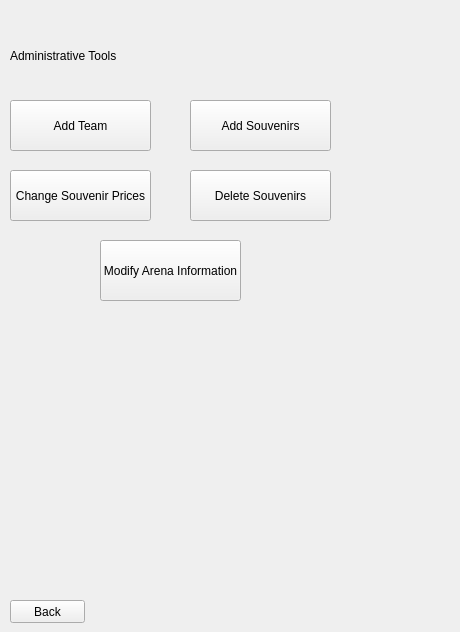
    <widget class="QWidget" name="page_2">
     <widget class="QPushButton" name="adminBackPushButton">
      <property name="geometry">
       <rect>
        <x>10</x>
        <y>600</y>
        <width>75</width>
        <height>23</height>
       </rect>
      </property>
      <property name="text">
       <string>Back</string>
      </property>
     </widget>
     <widget class="QLabel" name="administrativeToolsLabel">
      <property name="geometry">
       <rect>
        <x>10</x>
        <y>10</y>
        <width>441</width>
        <height>91</height>
       </rect>
      </property>
      <property name="styleSheet">
       <string notr="true">font: 75 36pt &quot;Arial&quot;;</string>
      </property>
      <property name="text">
       <string>Administrative Tools</string>
      </property>
     </widget>
     <widget class="QPushButton" name="addTeamButton">
      <property name="geometry">
       <rect>
        <x>10</x>
        <y>100</y>
        <width>141</width>
        <height>51</height>
       </rect>
      </property>
      <property name="text">
       <string>Add Team</string>
      </property>
     </widget>
     <widget class="QPushButton" name="addSouvenirsButton">
      <property name="geometry">
       <rect>
        <x>190</x>
        <y>100</y>
        <width>141</width>
        <height>51</height>
       </rect>
      </property>
      <property name="text">
       <string>Add Souvenirs</string>
      </property>
     </widget>
     <widget class="QPushButton" name="changeSouvenirPricesButton">
      <property name="geometry">
       <rect>
        <x>10</x>
        <y>170</y>
        <width>141</width>
        <height>51</height>
       </rect>
      </property>
      <property name="text">
       <string>Change Souvenir Prices</string>
      </property>
     </widget>
     <widget class="QPushButton" name="deleteSouvenirsButton">
      <property name="geometry">
       <rect>
        <x>190</x>
        <y>170</y>
        <width>141</width>
        <height>51</height>
       </rect>
      </property>
      <property name="text">
       <string>Delete Souvenirs</string>
      </property>
     </widget>
     <widget class="QPushButton" name="modifyArenaInformationButton">
      <property name="geometry">
       <rect>
        <x>100</x>
        <y>240</y>
        <width>141</width>
        <height>61</height>
       </rect>
      </property>
      <property name="text">
       <string>Modify Arena Information</string>
      </property>
     </widget>
    </widget>
